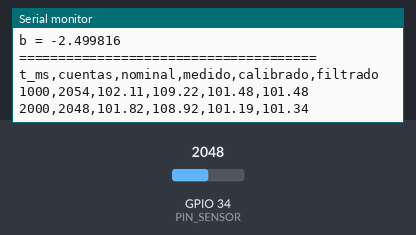
A sketch run on a simulated ESP32. Shown: the last lines printed to the serial monitor. Inputs (shaded band) come from the test bench; at power-on: GPIO 34 (PIN_SENSOR) = 2048 (analog values on the 0–4095 scale). Random numbers use the default seed unless the sketch sets one.

Above: at 2.8 s.
2.9 s: GPIO 34 (PIN_SENSOR) set to 2866
At 3.8 s:
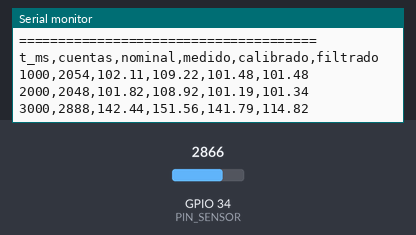
4.4 s: GPIO 34 (PIN_SENSOR) set to 3603
At 5.7 s:
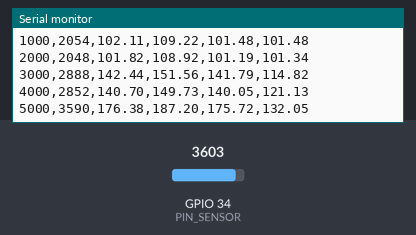
Timing chart, 0 to 7.4 s (numbered marks = the images above; inputs shaded):
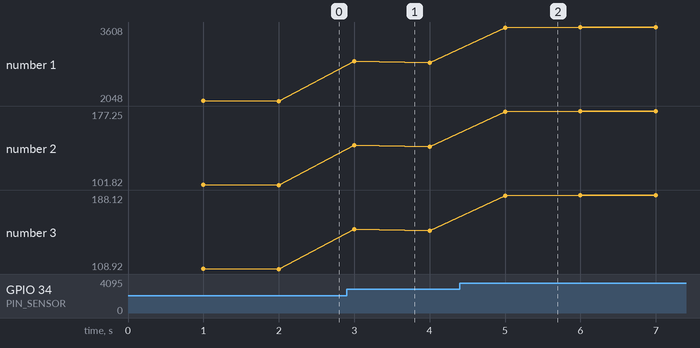

Measured:
- after the input at 2.9 s, the serial monitor: prints a new line after 0.10 s (image 1)
- after the input at 4.4 s, the serial monitor: prints a new line after 0.60 s (image 2)
- plotted number 1: 2048 → 2852 after the input at 2.9 s, 2852 → 3604 after the input at 4.4 s
- plotted number 2: 101.82 → 140.7 after the input at 2.9 s, 140.7 → 177.06 after the input at 4.4 s
- plotted number 3: 108.92 → 149.73 after the input at 2.9 s, 149.73 → 187.91 after the input at 4.4 s

The sketch:

E23-GT1.ino
```cpp
/* ==========================================================================
   FUNDAMENTOS DE IoT - 2do SEMESTRE 2026
   GT1 - Cadena de adquisicion en simulacion
   ESP32 - Wokwi

   Cadena:
   Sensor -> ADC -> Voltaje -> Magnitud fisica
          -> Error sistematico -> Calibracion -> Filtro -> Serial
   ========================================================================== */


// ---------------------------------------------------------------------------
// 1. CONFIGURACION DEL EQUIPO
// ---------------------------------------------------------------------------

const uint8_t PIN_SENSOR = 34;      // GPIO 34 -> ADC1 del ESP32
const uint32_t PERIODO_MS = 1000;   // [ms] una medicion cada 1 segundo

const uint8_t N_FILTRO = 5;         // Ventana de 5 muestras
const bool USAR_MEDIANA = false;    // false = media movil | true = mediana


const float V_REF = 3.3f;            // [V] referencia del ADC
const uint16_t CUENTAS_MAX = 4095;  // ADC de 12 bits: 0 a 4095

const float ESCALA_SENSOR = 60.0f;  // [unidad/V]
const float OFFSET_SENSOR = 2.80f;    // [unidad]


const bool SIMULAR_ERROR_SISTEMATICO = true;

// Error de ganancia y error de offset utilizados en la simulacion.
const float GANANCIA_ERROR_SIM = 1.05f;  // +5% de error
const float OFFSET_ERROR_SIM = 2.0f;     // [unidad]


const float R1 = 11.0f;      // [unidad] referencia real del punto 1
const float M1 = 14.18f;       // [unidad] lectura del sensor en punto 1

const float R2 = 37.0f;      // [unidad] referencia real del punto 2
const float M2 = 41.49f;       // [unidad] lectura del sensor en punto 2


// Variables donde el ESP32 calculara automaticamente m y b.
float M_CAL = 0.9520f;
float B_CAL = -2.50f;


// ---------------------------------------------------------------------------
// 5. SIMULACION DE RUIDO
// ---------------------------------------------------------------------------

const bool SIMULAR_RUIDO = true;
const float RUIDO_CUENTAS = 25.0f;  // [cuentas]


// ---------------------------------------------------------------------------
// 6. ESTADO INTERNO DEL FILTRO
// ---------------------------------------------------------------------------

uint32_t t_ultima_muestra = 0;

float ventana[16];

uint8_t idx_ventana = 0;
uint8_t muestras_validas = 0;


// ---------------------------------------------------------------------------
// 7. CONVERTIR CUENTAS DEL ADC A VOLTAJE Y MAGNITUD FISICA
// ---------------------------------------------------------------------------

float cuentas_a_fisica(int cuentas) {

  // Conversion:
  //
  // V = cuentas * V_REF / (2^N - 1)
  //
  // Para el ESP32:
  //
  // N = 12
  // 2^12 - 1 = 4095

  float tension = (V_REF * cuentas) / CUENTAS_MAX;

  // Conversion de voltaje a magnitud fisica:
  //
  // Magnitud = tension * escala + offset

  return tension * ESCALA_SENSOR + OFFSET_SENSOR;
}


// ---------------------------------------------------------------------------
// 8. SIMULAR ERROR SISTEMATICO
// ---------------------------------------------------------------------------

float simular_error_sistematico(float valor_nominal) {

  if (!SIMULAR_ERROR_SISTEMATICO) {
    return valor_nominal;
  }

  // Sensor imperfecto:
  //
  // M = ganancia * valor_nominal + offset

  return GANANCIA_ERROR_SIM * valor_nominal
         + OFFSET_ERROR_SIM;
}


// ---------------------------------------------------------------------------
// 9. CALIBRACION
// ---------------------------------------------------------------------------

float aplicar_calibracion(float valor_medido) {

  // Correccion de dos puntos:
  //
  // valor_calibrado = m * valor_medido + b

  return M_CAL * valor_medido + B_CAL;
}


// ---------------------------------------------------------------------------
// 10. MEDIA MOVIL
// ---------------------------------------------------------------------------

float media_movil() {

  if (muestras_validas == 0) {
    return 0.0f;
  }

  float suma = 0.0f;

  for (uint8_t i = 0; i < muestras_validas; i++) {
    suma += ventana[i];
  }

  return suma / muestras_validas;
}


// ---------------------------------------------------------------------------
// 11. MEDIANA
// ---------------------------------------------------------------------------

float mediana() {

  if (muestras_validas == 0) {
    return 0.0f;
  }

  float copia[16];

  // Copiar los valores
  for (uint8_t i = 0; i < muestras_validas; i++) {
    copia[i] = ventana[i];
  }

  // Ordenar de menor a mayor
  for (uint8_t i = 1; i < muestras_validas; i++) {

    float clave = copia[i];

    int8_t j = i - 1;

    while (j >= 0 && copia[j] > clave) {
      copia[j + 1] = copia[j];
      j--;
    }

    copia[j + 1] = clave;
  }

  // Devolver el valor central
  return copia[muestras_validas / 2];
}


// ---------------------------------------------------------------------------
// 12. SETUP
// ---------------------------------------------------------------------------

void setup() {

  Serial.begin(115200);

  // ADC de 12 bits:
  // rango 0 a 4095
  analogReadResolution(12);


  // -------------------------------------------------------------------------
  // CALCULO AUTOMATICO DE m Y b
  // -------------------------------------------------------------------------

  // Evitar una division por cero.
  if (M2 != M1) {

    // Pendiente:
    //
    // m = (R2 - R1) / (M2 - M1)

    M_CAL = (R2 - R1) / (M2 - M1);

    // Offset:
    //
    // b = R1 - m * M1

    B_CAL = R1 - M_CAL * M1;

  } else {

    // Si M1 y M2 son iguales, no se puede calcular la calibracion.

    M_CAL = 1.0f;
    B_CAL = 0.0f;

    Serial.println("ERROR: M1 y M2 no pueden ser iguales.");
  }


  // -------------------------------------------------------------------------
  // MOSTRAR LOS DATOS DE CALIBRACION
  // -------------------------------------------------------------------------

  Serial.println();
  Serial.println("======================================");
  Serial.println("      CALIBRACION DE DOS PUNTOS");
  Serial.println("======================================");

  Serial.print("R1 = ");
  Serial.println(R1, 2);

  Serial.print("M1 = ");
  Serial.println(M1, 2);

  Serial.print("R2 = ");
  Serial.println(R2, 2);

  Serial.print("M2 = ");
  Serial.println(M2, 2);

  Serial.println();

  Serial.print("m = ");
  Serial.println(M_CAL, 6);

  Serial.print("b = ");
  Serial.println(B_CAL, 6);

  Serial.println("======================================");
  Serial.println();


  // Cabecera CSV
  Serial.println(
    "t_ms,cuentas,nominal,medido,calibrado,filtrado"
  );
}


// ---------------------------------------------------------------------------
// 13. LOOP PRINCIPAL
// ---------------------------------------------------------------------------

void loop() {

  uint32_t ahora = millis();


  // -------------------------------------------------------------------------
  // ESPERAR HASTA QUE PASE EL PERIODO DE MUESTREO
  // -------------------------------------------------------------------------

  if (ahora - t_ultima_muestra >= PERIODO_MS) {

    t_ultima_muestra = ahora;


    // -----------------------------------------------------------------------
    // 1. LEER ADC DEL ESP32
    // -----------------------------------------------------------------------

    int cuentas = analogRead(PIN_SENSOR);


    // -----------------------------------------------------------------------
    // 2. AGREGAR RUIDO SIMULADO, SI ESTA ACTIVADO
    // -----------------------------------------------------------------------

    if (SIMULAR_RUIDO) {

      int ruido = random(
        -100,
        101
      );

      cuentas += (int)(
        ruido / 100.0f * RUIDO_CUENTAS
      );

      cuentas = constrain(
        cuentas,
        0,
        CUENTAS_MAX
      );
    }


    // -----------------------------------------------------------------------
    // 3. CONVERTIR CUENTAS A MAGNITUD FISICA
    // -----------------------------------------------------------------------

    float valor_nominal =
      cuentas_a_fisica(cuentas);


    // -----------------------------------------------------------------------
    // 4. SIMULAR EL ERROR DEL SENSOR
    // -----------------------------------------------------------------------

    float valor_medido =
      simular_error_sistematico(valor_nominal);


    // -----------------------------------------------------------------------
    // 5. APLICAR CALIBRACION
    // -----------------------------------------------------------------------

    float valor_calibrado =
      aplicar_calibracion(valor_medido);


    // -----------------------------------------------------------------------
    // 6. GUARDAR VALOR EN LA VENTANA DEL FILTRO
    // -----------------------------------------------------------------------

    ventana[idx_ventana] =
      valor_calibrado;

    idx_ventana =
      (idx_ventana + 1) % N_FILTRO;


    if (muestras_validas < N_FILTRO) {
      muestras_validas++;
    }


    // -----------------------------------------------------------------------
    // 7. APLICAR FILTRO
    // -----------------------------------------------------------------------

    float valor_filtrado;

    if (USAR_MEDIANA) {

      valor_filtrado = mediana();

    } else {

      valor_filtrado = media_movil();
    }


    // -----------------------------------------------------------------------
    // 8. MOSTRAR RESULTADOS
    // -----------------------------------------------------------------------

    Serial.printf(
      "%lu,%d,%.2f,%.2f,%.2f,%.2f\n",
      ahora,
      cuentas,
      valor_nominal,
      valor_medido,
      valor_calibrado,
      valor_filtrado
    );
  }
}
```
